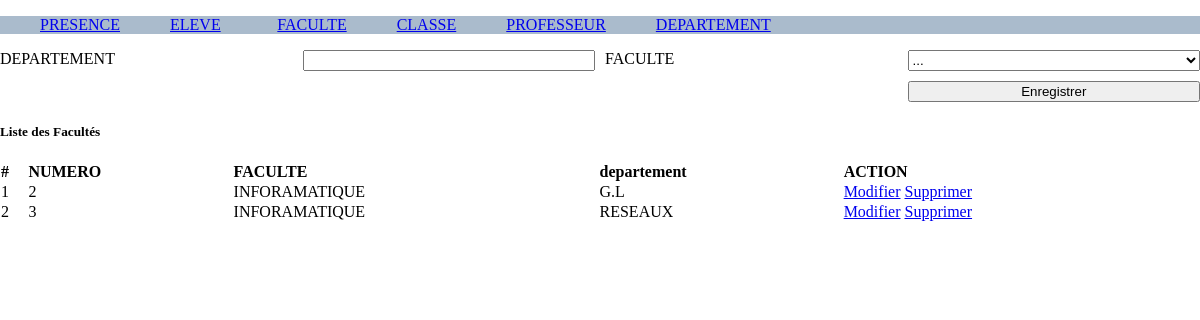
The app's page /departement.php with its own data.
### tables this page shows
CREATE TABLE `departement` (
  `id` int(11) NOT NULL,
  `faculte_id` int(11) NOT NULL,
  `name` varchar(255) NOT NULL,
  `created_at` datetime NOT NULL DEFAULT CURRENT_TIMESTAMP
);

CREATE TABLE `faculte` (
  `id` int(11) NOT NULL,
  `name` varchar(255) NOT NULL,
  `created_at` datetime NOT NULL DEFAULT CURRENT_TIMESTAMP
);

### app/config.php (called while the page is built, shortened)
<?php
function getConnection(){
	try{
		$db = new PDO('mysql:host=localhost;dbname=guy_tp','jean','lion');
		 $db->setAttribute(PDO::ATTR_ERRMODE, PDO::ERRMODE_EXCEPTION);
	} catch(PDOException $e) {
	  echo "Error: " . $e->getMessage();
	  die($e);
	}
	return $db;
}
function selectAll($table){
	$query = "SELECT * FROM $table";
	$db = getConnection();
	$data = $db->query($query);
	return $data->fetchAll();
}
function getEntryInTable($table ,  $val,$column="id"){
	$key = array_search($val, array_column($table, $column));
	return $table[$key];
}

### departement.php (the view, shortened to what this page needs)
<?php
$facultes = selectAll("faculte");
$departements = selectAll("departement");
  include "include/header.php";
?>
<div>
  <form action="" method="post">
    <div>
      <label for="">DEPARTEMENT</label>
      <input type="text" name="name"  value="<?= $departement_name ?? "" ?>"  required="">
      <label for="">FACULTE</label>
      <select name="faculte_id">
        <option value="">...</option>
      </select>
      <label for=""></label>
      <label for=""></label>
      <label for=""></label>
      <?php if(isset($departement_id)): ?>
      <input type="submit" name="update" value="Modifier">
    <?php else: ?>
       <input type="submit" name="save" value="Enregistrer">
    <?php endif ?>
    </div>
  </form>
  <div>
    <h5>Liste des Facultés</h5>
    <table>
      <thead>
        <tr>
          <th># </th>
          <th>NUMERO </th>
          <th>FACULTE</th>
          <th>departement</th>
          <th>ACTION</th>
        </tr>
      </thead>
      <tbody>
        <?php foreach ($departements  as $key => $value) : ?>
        <tr>
          <td><?= ++$key  ?></td>
          <td><?= $value['id'] ?></td>
          <td><?= getEntryInTable($facultes, $value['id'])['name'] ?></td>
          <td><?= $value['name'] ?></td>
          <td>
            <a href="departement.php?action=modifier&&id=<?= $value['id'] ?>">Modifier</a>
            <a href="departement.php?action=delete&&id=<?= $value['id'] ?>" onclick="return confirm('êtes-vous sûr ?')">Supprimer</a>
          </td>
        </tr>
       <?php endforeach; ?>
      </tbody>
    </table>
  </div>
</div>
<?php
  include "include/footer.php";
?>

### asset/css/style.css (style rules this page uses)
body { margin: 0; }
table { border-collapse: collapse; width: 100%; text-align: left; }
form div { display: grid; grid-template-columns: repeat(4, 1fr); grid-gap: 10px; }
input[type="submit"] { cursor: pointer; }

### records on screen
departement: id "2", id.name "INFORAMATIQUE", name "G.L"
departement: id "3", id.name "INFORAMATIQUE", name "RESEAUX"
